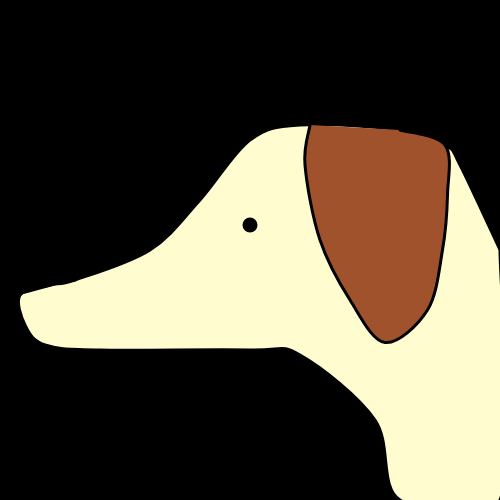
Frame 1 (no input)
Frame 60 (no input): identical to frame 1, image omitted
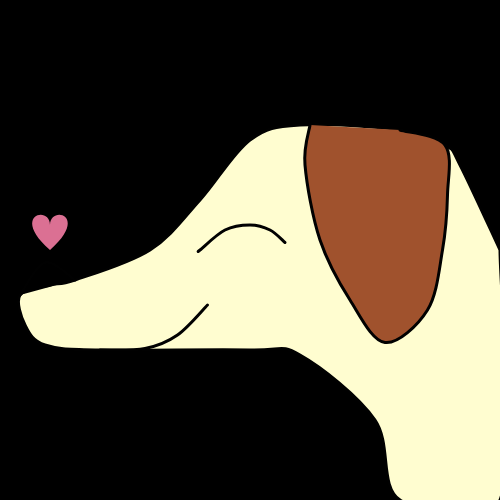
Frame 120 (the mouse pressed at the canvas centre since frame 60)

The p5.js sketch that drew these frames (run headless with seeded random() and noise() and a simulated clock; from frame 60 on, the mouse is pressed at the canvas centre):

// p5.js sketch
// ── sketch.js
function setup() {
  createCanvas(500, 500);
  background(0);
}

function draw() {
  background(0);
  strokeWeight(3);
  stroke(1);

  fill(255, 253, 208);//creme color
  beginShape();//overall head
  curveVertex(500,250);
  curveVertex(500,250);
  curveVertex(460,165);
  curveVertex(445,145);
  curveVertex(400,130);
  curveVertex(300,125);
  curveVertex(250,140);
  curveVertex(200,200);
  curveVertex(150,250);
  curveVertex(75,280);
  curveVertex(50,285);
  curveVertex(20,295);
  curveVertex(25,325);
  curveVertex(45,345);
  curveVertex(100,350);
  curveVertex(250,350);
  curveVertex(300,355);
  curveVertex(375,420);
  curveVertex(400,500);
  curveVertex(500,500);
  curveVertex(500,250);
  curveVertex(500,250);

  endShape();

  fill(160, 82, 45);//brown color
  beginShape();//ears
  curveVertex(310,125);
  curveVertex(310,125);
  curveVertex(305,165);
  curveVertex(320,240);
  curveVertex(350,300);
  curveVertex(385,342.5);
  curveVertex(427.5,310);
  curveVertex(442.5,250);
  curveVertex(447.5,195);
  curveVertex(445,145);
  curveVertex(400,130);
  curveVertex(400,130);
  endShape();

  fill(0);//black color
  beginShape();//nose
  curveVertex(20,295);
  curveVertex(20,295);
  curveVertex(45,262.5);
  curveVertex(75,280);
  curveVertex(75,280);
  endShape();

  if(get(mouseX,mouseY)[0] < 1)//neutral mode, checks if mouse is on background
    {
      strokeWeight(15);//regular eye
      point(250, 225);
    }
  else//happymode, if mouse is on dog...maybe check for if the mouse is on text?
    {
      strokeWeight(3);
      noFill();
      beginShape();//happy eye
      curveVertex(200,250);
      curveVertex(200,250);
      curveVertex(200,250);
      curveVertex(225,230);
      curveVertex(250,225);
      curveVertex(270,230);
      curveVertex(285,242.5);
      curveVertex(285,242.5);
      endShape();

      beginShape();//happy mouth
      curveVertex(100,350);
      curveVertex(100,350);
      curveVertex(145,348.5);
      curveVertex(177.5,335);
      curveVertex(207.5,305);
      curveVertex(207.5,305);
      endShape();

      smooth();//heart
      noStroke();
      fill(219, 112, 147);//pink
      beginShape();
      vertex(50, 225);
      bezierVertex(50, 205, 90, 215, 50, 250);
      vertex(50, 225);
      bezierVertex(50, 205, 10, 215, 50, 250);
      endShape();
    }
  //print(get(mouseX,mouseY));
}
